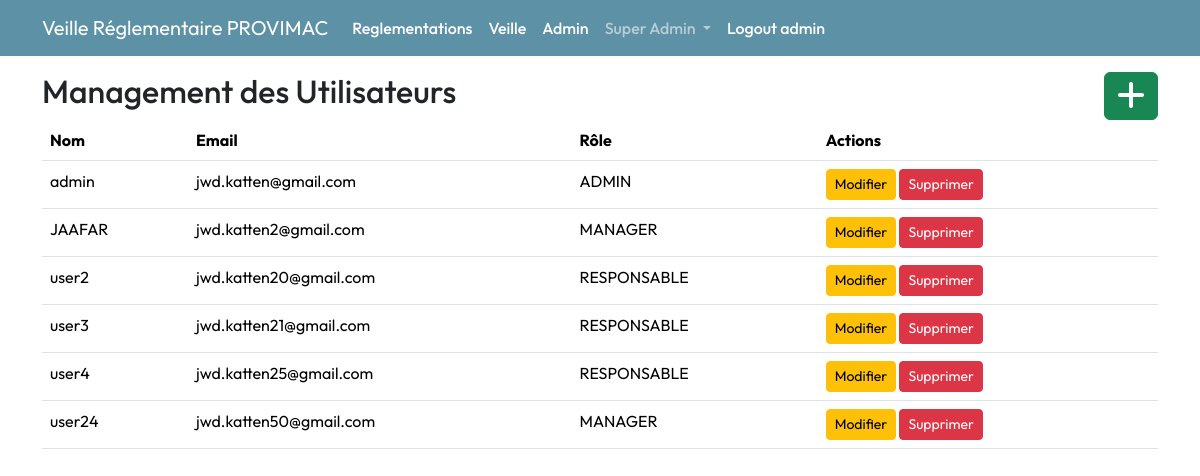
Before: /entreprise/1/users (signed in) with the older database file.
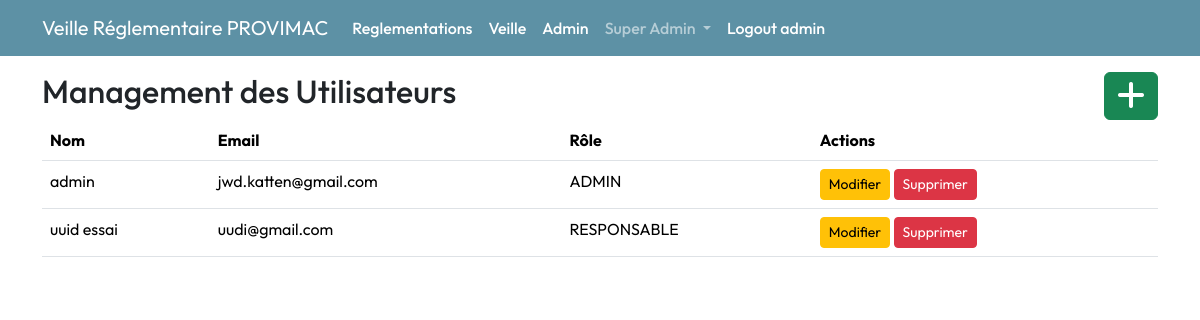
After: the same page with the newer database file.
### app/models.py (models this page shows, shortened)
class User(db.Model, UserMixin):
    __tablename__ = 'utilisateur'
    id = db.Column(db.String(36), primary_key=True, default=lambda: str(uuid4()))
    name = db.Column(db.String(50), nullable=False, unique=True)
    email = db.Column(db.String(120), unique=True, nullable=False)
    role = db.Column(db.Enum(RoleUtilisateur), nullable=False)
    password_hash = db.Column(db.String(128), nullable=False)
    entreprise_id = db.Column(db.Integer, db.ForeignKey('entreprise.id'), nullable=True)

### app/routes/manager.py (the view)
@bp.route('/entreprise/<int:entreprise_id>/users')
@login_required
@role_required(['ADMIN', 'MANAGER'])
def liste_utilisateurs(entreprise_id):
    entreprise = Entreprise.query.filter_by(id=entreprise_id).first()
    if entreprise is None or entreprise.id != current_user.entreprise_id:
        abort(404)  # Retourner une erreur 404 si l'entreprise n'existe pas ou si l'utilisateur n'y a pas accès
    utilisateurs = User.query.filter_by(entreprise_id=entreprise_id).all()
    return render_template('manager/liste_utilisateurs.html', entreprise=entreprise, utilisateurs=utilisateurs)

### app/routes/admin.py (called while the page is built)
def role_required(allowed_roles):
    def decorator(f):
        @wraps(f)
        def decorated_function(*args, **kwargs):
            if not current_user.is_authenticated:
                flash("Vous devez être connecté pour accéder à cette page.", 'danger')
                return redirect(url_for('main.index'))
            if current_user.role.name not in allowed_roles:
                flash("Vous n'avez pas la permission d'accéder à cette page.", 'danger')
                return redirect(url_for('main.index'))
            return f(*args, **kwargs)
        return decorated_function
    return decorator

### app/templates/manager/liste_utilisateurs.html
{% extends 'layout.html' %}
{% block content %}
<div class="d-flex justify-content-between">
    <h2>Management des Utilisateurs</h2>
    <a class="btn btn-success" href="{{ url_for('manager.ajouter_utilisateur',entreprise_id=entreprise.id) }}">
        <span class="fas fa-plus fa-2x"></span></a>
</div>
<table class="table">
    <thead>
        <tr>
            <th>Nom</th>
            <th>Email</th>
            <th>Rôle</th>
            <th>Actions</th>
        </tr>
    </thead>
    <tbody>
        {% for utilisateur in utilisateurs %}
        <tr>
            <td>{{ utilisateur.name }}</td>
            <td>{{ utilisateur.email }}</td>
            <td>{{ utilisateur.role.name }}</td>
            <td>
                <a href="{{ url_for('manager.modifier_utilisateur', entreprise_id=entreprise.id, user_id=utilisateur.id) }}" class="btn btn-warning btn-sm">Modifier</a>
                <form method="post" action="{{ url_for('manager.supprimer_utilisateur', entreprise_id=entreprise.id, user_id=utilisateur.id) }}" style="display: inline;">
                    <button type="submit" class="btn btn-danger btn-sm" onclick="return confirm('Êtes-vous sûr de vouloir supprimer cet utilisateur ?');">Supprimer</button>
                </form>
            </td>
        </tr>
        {% endfor %}
    </tbody>
</table>
{% endblock %}

### app/templates/layout.html (shortened to what this page needs)
<!DOCTYPE html>
<html lang="en">
<head>
  <link href="https://cdn.jsdelivr.net/npm/bootstrap@5.3.3/dist/css/bootstrap.min.css" rel="stylesheet"
 />
  <link rel="stylesheet" href="{{ url_for('static', filename='main.css') }}" />
  <link rel="stylesheet" href="https://cdnjs.cloudflare.com/ajax/libs/font-awesome/6.0.0-beta3/css/all.min.css">
</head>
<body>
  {% if current_user.is_authenticated %}
  <header class="site-header sticky-top">
    <nav class="navbar navbar-expand-lg navbar-dark">
      <div class="container">
        <a class="navbar-brand" href="/">Veille Réglementaire
          {{current_user.entreprise.nom}}</a>
        <div class="collapse navbar-collapse" id="navbarToggle">
          <ul class="navbar-nav me-auto mb-2 mb-lg-0">
            <li class="nav-item">
              <a class="nav-link text-white" href="{{ url_for('reglement.liste_reglementations') }}">
                Reglementations
              </a>
            </li>
            <li class="nav-item">
              <a class="nav-link text-white" href="{{ url_for('reglement.afficher_entreprise', entreprise_id=current_user.entreprise_id) }}">
                Veille
              </a>
            </li>
            <li class="nav-item">
              <a class="nav-link text-white"
                href="{{ url_for('manager.liste_utilisateurs', entreprise_id=current_user.entreprise.id) }}">
                Admin
              </a>
            </li>
            <li class="nav-item dropdown">
              <a class="nav-link dropdown-toggle {{ 'active' if request.endpoint.startswith('ingredient.') else '' }}"
                href="#" id=" entrepriseDropdown" role="button" data-bs-toggle="dropdown" aria-expanded="false">
                Super Admin
              </a>
            </li>
            <li class="nav-item">
              <a class="nav-link text-white" href="{{ url_for('admin.logout') }}">Logout {{
                current_user.role.value }}</a>
            </li>
          </ul>
        </div>
      </div>
    </nav>
  </header>
  {% endif %}
  <div class="container mt-3">{% include 'main/flash_msg.html' %} {%
    block content %}{% endblock %}</div>
  <link href="https://cdnjs.cloudflare.com/ajax/libs/select2/4.0.13/css/select2.min.css" rel="stylesheet" />
</body>
</html>

Changed rows visible on the page:
removed User: name "JAAFAR", email "jwd.katten2@gmail.com", role.name "MANAGER"
removed User: name "user2", email "jwd.katten20@gmail.com", role.name "RESPONSABLE"
removed User: name "user3", email "jwd.katten21@gmail.com", role.name "RESPONSABLE"
removed User: name "user4", email "jwd.katten25@gmail.com", role.name "RESPONSABLE"
removed User: name "user24", email "jwd.katten50@gmail.com", role.name "MANAGER"
added User: name "uuid essai", email "uudi@gmail.com", role.name "RESPONSABLE"
